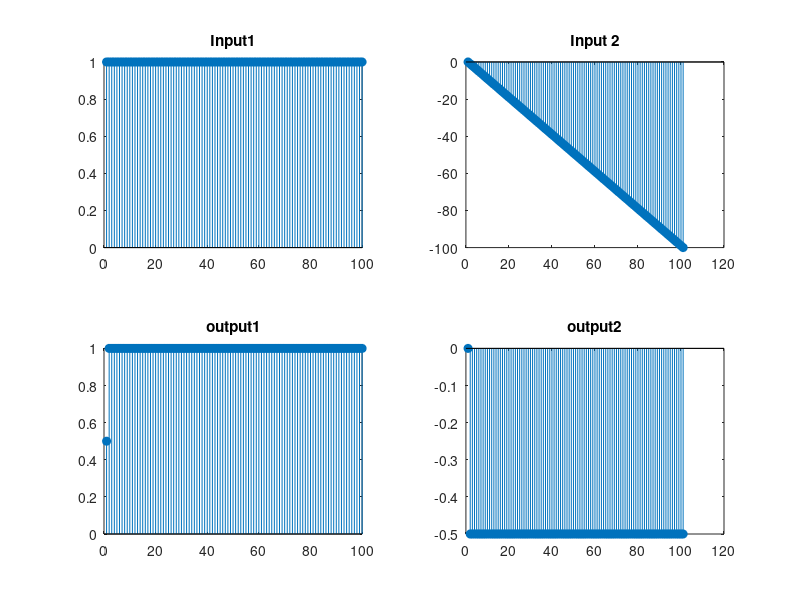

This figure's MATLAB source:
clc
clear all
close all
%Define input signal
x1=ones(1,100)
n=0:100
x2=(-1).*n
h1=[0.5,0.5]   %LPF
h2=[0.5,-0.5]  %HPF
y1=conv(x1, h1)
y2=conv(x2,h2)
subplot(2,2,1),stem(x1,'filled'),title('Input1')
subplot(2,2,2),stem(x2,'filled'),title('Input 2')
subplot(2,2,3),stem(y1(1:length(x1)),'filled'),title('output1')
subplot(2,2,4),stem(y2(1:length(x2)),'filled'),title('output2')
